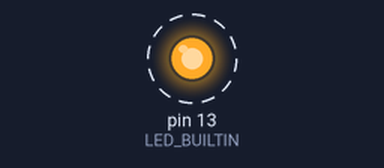
Bench run of a sketch on a simulated Arduino Uno, built with avr-gcc and run on an emulated ATmega328P. Shown: output pins drawn as LEDs (lit = HIGH). Dashed ring = blinking. What the sketch prints to the serial monitor is not drawn.

Above: at 0.5 s.
Timing chart, 0 to 4.6 s (numbered marks = the images above):
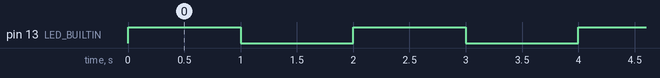

Measured:
- by itself, pin 13 (LED_BUILTIN): alternates HIGH for 1.0 s and LOW for 1.0 s

The sketch:

04_example_2.ino
```cpp
unsigned int count, toggle;
void setup() {
  // put your setup code here, to run once:
  pinMode(LED_BUILTIN, OUTPUT);
  Serial. begin(115200); // Initialize serial port
  while (!Serial) {
    ;
  }
  Serial.println("Hello World!");
  count = toggle = 0;
  digitalWrite(LED_BUILTIN, toggle); // turn off LED.
}
void loop() {
  Serial.println(++count);
  toggle = toggle_state(toggle); //toggle LED value.
  digitalWrite(LED_BUILTIN, toggle); // update LED status.
  delay(1000); // wait for 1,000 milliseconds
}

int toggle_state(int toggle) {
  return !toggle;
}
```
